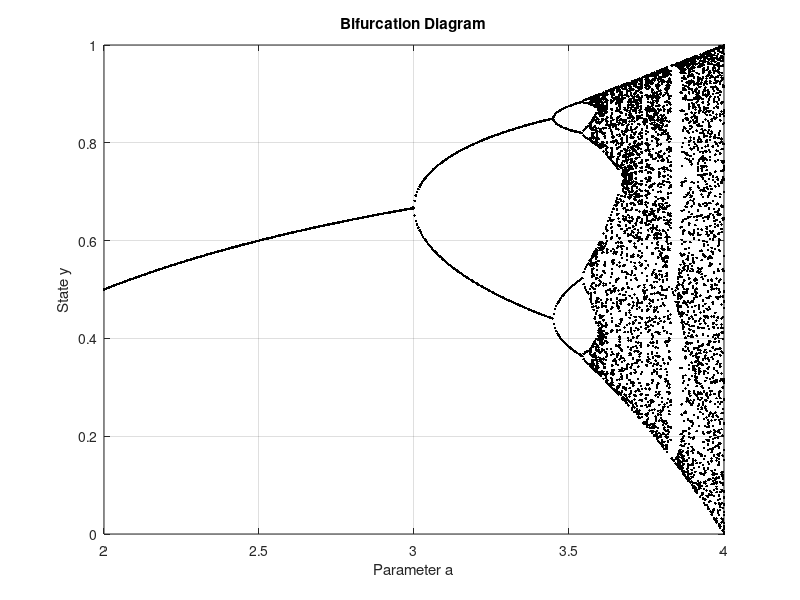
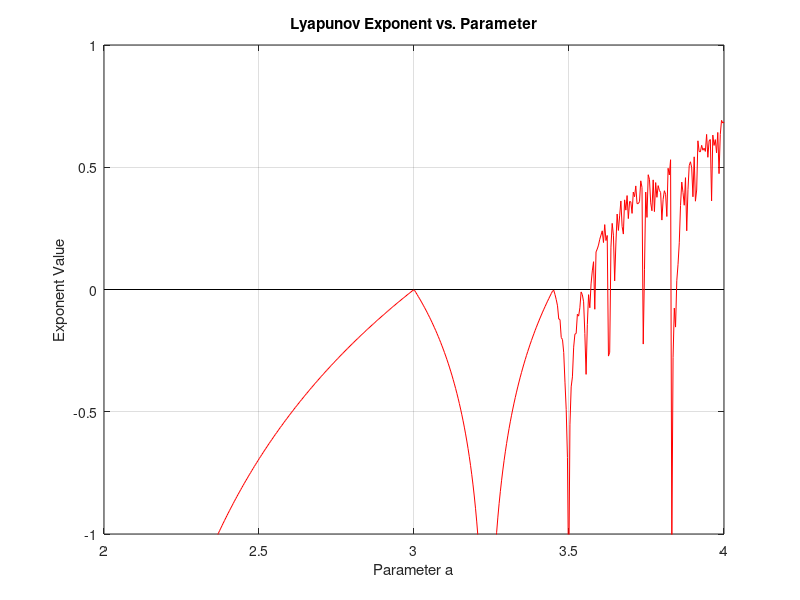

Write MATLAB code to recreate these figures, in order.
% MATLAB Script to plot the bifurcation diagram for the
% logistic map:
%        X(n+1) = a*X(n)*(1 - X(n))
%
% While simulating the system for various values of the
% parameter 'a' in order to produce the bifurcation
% diagram, the program also calculated the value of the
% Lypunov Exponent. This is done so that the values can
% be compared with the bifurcation diagram.
%
%               Program Written for ENME665
%                  Andrew Dick, 2007

% Clear workspace, command window, and close figures
clear all;clc;close all;

% Simulation parameters
N=1000;                 % Number of iterations
M=500;                  % Number of increments of 'a'
P=50;                   % Length of data set for analysis

% System parameters
a_start=2;              % Initial 'a' value
a_stop=4;               % Final 'a' value
y_start=0;              % Y-axis minimum
y_stop=1;               % Y-axis maximum

% Simulate the logistic map and calculate Lyapunov
% Exponents for multiple 'a' values
for m=1:M;
    a=a_start+(a_stop-a_start)/(M-1)*(m-1);
    x=zeros(N,1);
    x(1,1)=rand;
    for n=1:N;
        x(n+1,1)=a*x(n)*(1-x(n,1));
        if abs(a-2*a*x(n+1,1))~=0;
            lyp(n+1,1)=log(abs(a-2*a*x(n+1,1)));
        else;
            lyp(n+1,1)=log(1e-16);
        end;
    end;
    LYP(m,1)=mean(lyp(N-P+2:N+1,1));
    X(1:P,m)=x(N-P+2:N+1,1);
    A(1,m)=a;
end;

% Plot bifurcation diagram
figure;set(gcf,'Color',[1,1,1]);
plot(A,X,'k.');grid;
title('Bifurcation Diagram');
xlabel('Parameter a');
ylabel('State y');
xlim([a_start a_stop]);
ylim([y_start y_stop]);

% Plot Lyapunov Exponent
figure;set(gcf,'Color',[1,1,1]);
plot([a_start,a_stop],[0,0],'k',A,LYP,'r');grid;
ylim([-1 1]);xlim([a_start,a_stop]);
title('Lyapunov Exponent vs. Parameter');
xlabel('Parameter a');
ylabel('Exponent Value');
